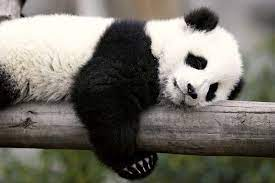
#> input picture Task 1/panda 1.jfif, 275 x 183 px
$ python main.py
#> lines starting #> are read from the running program, lines starting #| are printed output that depends on the picture; after the words box and inside, x2 and y2 are one past the last pixel; in counts of white or black regions, pixels touching at a corner belong together
import numpy as np
import cv2 as cv
import matplotlib.pyplot as plt

image1 = cv.imread('panda 1.jfif', 0)
#> image1: shape (183, 275); min 0, max 255, mean 111
image1 = cv.resize(image1, (350, 350))
#> image1: shape (350, 350)
image2 = cv.imread('panda 2.jfif', 0)
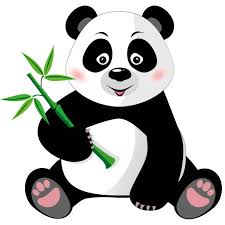
#> input picture Task 1/panda 2.jfif, 225 x 225 px
#> image2: shape (225, 225); min 0, max 255, mean 179.4
image2 = cv.resize(image2, (350, 350))
#> image2: shape (350, 350)
image3 = cv.imread('panda 3.jfif', 0)
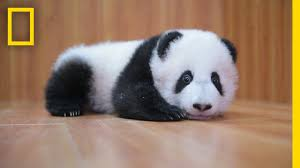
#> input picture Task 1/panda 3.jfif, 300 x 168 px
#> image3: shape (168, 300); min 0, max 249, mean 130.7
image3 = cv.resize(image3, (350, 350))
#> image3: shape (350, 350)
image4 = cv.imread('panda 4.jfif', 0)
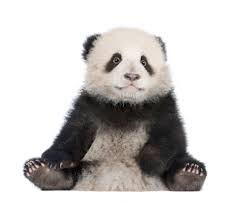
#> input picture Task 1/panda 4.jfif, 247 x 204 px
#> image4: shape (204, 247); min 0, max 255, mean 201.3
image4 = cv.resize(image4, (350, 350))
#> image4: shape (350, 350)
image5 = cv.imread('boat.jfif', 0)
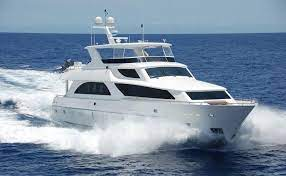
#> input picture Task 1/boat.jfif, 286 x 176 px
#> image5: shape (176, 286); min 0, max 255, mean 141.6
image5 = cv.resize(image5, (350, 350))
#> image5: shape (350, 350)
image6 = cv.imread('Task.jfif', 0)
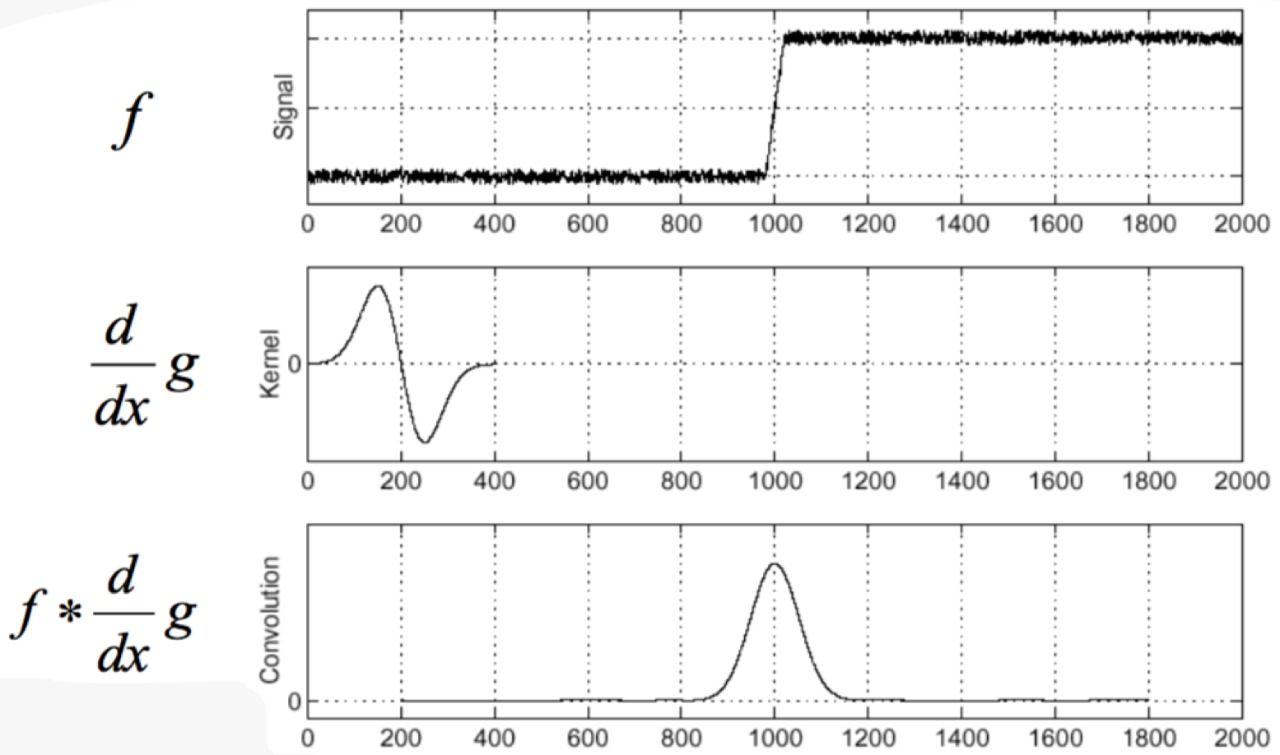
#> input picture Task 1/Task.jfif, 1280 x 755 px
#> image6: shape (755, 1280); min 0, max 255, mean 244
image6 = cv.resize(image6, (350, 350))
#> image6: shape (350, 350)


def displayImage(img):
    plt.imshow(img, cmap='gray')
    plt.show()


def display2Images(img1, img2):
    fig = plt.figure(figsize=(20, 20))
    fig.add_subplot(1, 2, 1)
    plt.imshow(img1, cmap='gray')
    plt.axis('off')
    plt.title("Before")

    fig.add_subplot(1, 2, 2)
    plt.imshow(img2, cmap='gray')
    plt.axis('off')
    plt.title("After")
    plt.show()


def firstTask(img1, img2, img3, img4):
    imageA = np.concatenate((img1, img2), axis=1)
    imageB = np.concatenate((img3, img4), axis=1)
    image = np.concatenate((imageA, imageB), axis=0)
    displayImage(image)


firstTask(image1, image2, image3, image4)


def secondTask(img):  # To Zero Threshold With numpy
    img1 = img.copy()
    pixel = int(input("Enter Your Required Pixel Value (0->255): "))
#> the answer given: 3
    img1[img1 < pixel] = 0  # Boolean Indexing
#> img1: shape (350, 350); min 0, max 255, mean 141.5
    display2Images(img, img1)

secondTask(image5)
ret, thresh1 = cv.threshold(image5, 120, 255, cv.THRESH_TOZERO)
#to compare my fn with the built in  one
display2Images(image5 , thresh1)

def SharpenAnImage(img):  # Sharpen
    kernel = np.array([[-1,-1,-1],
                       [-1, 9,-1],
                       [-1,-1,-1]])
    sharpened = cv.filter2D(img, -1, kernel)
    display2Images(img, sharpened)

SharpenAnImage(image6)

def thirdTask(img):
    img1 = img.copy()
    blurred = cv.GaussianBlur(img, (5, 5), 0)  # low pass
    display2Images(img1, blurred)
    SharpenAnImage(img)
    canny_edges = cv.Canny(image=blurred, threshold1=100, threshold2=200)  # high pass
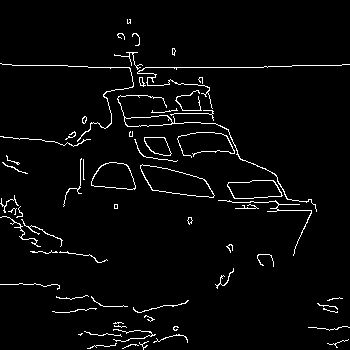
#> canny_edges: shape (350, 350); 3.3% white in thin lines or dots
    display2Images(img1, canny_edges)

thirdTask(image5)

def fivethTask(img):
    img = cv.GaussianBlur(img, (5, 5), 0)
    canny_edges = cv.Canny(image=img, threshold1=100, threshold2=200)  # high pass
#> canny_edges: shape (350, 350); 4.4% white in thin lines or dots
    kernel = (2, 2)
    image = canny_edges.copy()
    for i in range(6):
        image = cv.dilate(image, kernel)
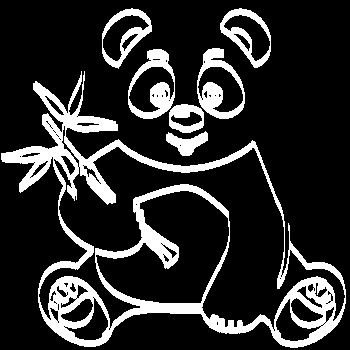
#> image: shape (350, 350); 17.5% white; 7 white regions, largest, box (x1, y1, x2, y2) and area: (1, 71, 346, 348) 15685, (197, 48, 245, 119) 1365, (128, 49, 175, 119) 1348
    display2Images(canny_edges, image)

fivethTask(image2)

def last1():
    img1 = cv.imread('boat cropped.jpg', cv.IMREAD_GRAYSCALE)  # queryImage
    img2 = cv.imread('boat.jfif', cv.IMREAD_GRAYSCALE)  # trainImage
    # Initiate ORB detector
    orb = cv.ORB_create()
    # find the keypoints and descriptors with ORB
    kp1, des1 = orb.detectAndCompute(img1, None)
#> kp1 = (); des1 = None
    kp2, des2 = orb.detectAndCompute(img2, None)
#> kp2 = 378 keypoints; strongest (x, y, size): (228, 98, 31), (118, 39, 31), (173, 97, 31), (227, 97, 37.2)
    bf = cv.BFMatcher(cv.NORM_HAMMING, crossCheck=True)
    # Match descriptors.
    matches = bf.match(des1, des2)
#> matches = ()
    # Sort them in the order of their distance.
    matches = sorted(matches, key=lambda x: x.distance)
#> matches = []
    # Draw first 10 matches.
#> (the run stopped early here; a loop or call above may not have finished)
